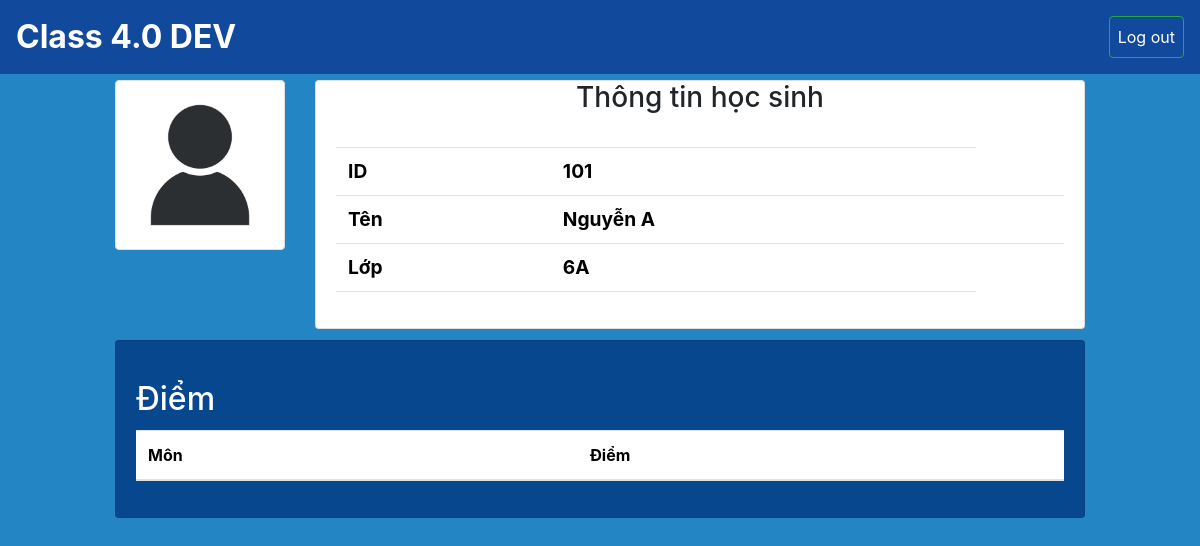
The app's page /studentportal/101/, older data.
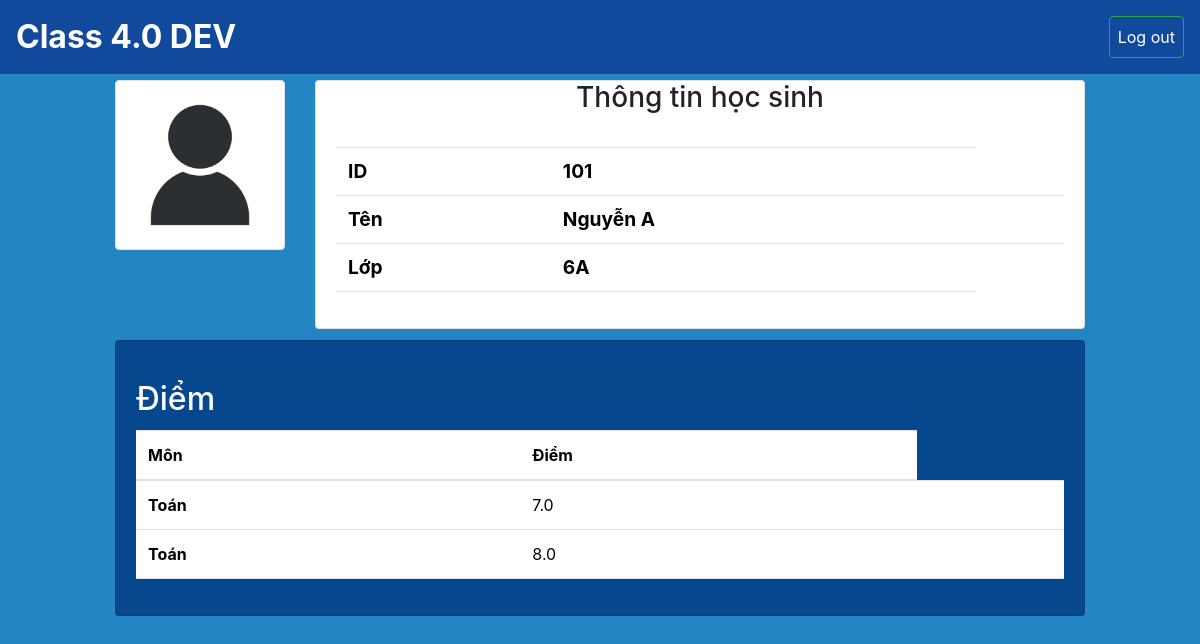
The same page, newer data.
### SM/models.py (models this page shows, shortened)
class Student(models.Model):
    id = models.IntegerField(primary_key=True)
    name = models.CharField(max_length=100,blank=False, null=False)
    classroom = models.ForeignKey(Classroom, on_delete=models.CASCADE, related_name='student') # cho phép classroom truy vấn được các student của mình

class Classroom(models.Model):
    name = models.CharField(primary_key=True,max_length=10)
    manager = models.ForeignKey('app_User.Teacher', on_delete=models.CASCADE,related_name='classroom') # 1 lớp chỉ có 1 giáo viên và ngược lại

class Mark(models.Model):
    student = models.ForeignKey(Student, on_delete=models.CASCADE,related_name='marks')
    subject= models.ForeignKey(Subject, on_delete=models.CASCADE)
    scores = models.FloatField(models.FloatField(), blank=True, null=True)

class Subject (models.Model):
    id = models.CharField(primary_key=True, max_length = 10)
    name = models.CharField(max_length = 100,blank=False, null=False) # cần đảm bảo bắt buôc phải có

### StudentPortal/views.py (the view)
# urls.py: path('<int:student>/', views.student_lookup, name= 'Lookup'),
def student_lookup(request, student):
    student = get_object_or_404(Student, id=student)
    marks = student.marks.all()
    context = {
        'student': student, 'marks': marks
    }
    return render(request, 'lookup.html',context)

### StudentPortal/templates/lookup.html (shortened to what this page needs)
{% extends "base.html" %}
{% load static %}
{% block content %}
<div class="row">
    <div class="col-1"></div>
    <div class="col-2">
        <img src="{% static "illustration-of-human-icon-user-symbol-icon-modern-design-on-blank-background-free-vector.jpg" %}" class="img-thumbnail" alt="...">
    </div>
    <div class="col-8">
        <div class="card">
            <h3 class="card-title text-center">Thông tin học sinh</h3>
            <div class="card-body">
                <table class="table">
                    <tbody>
                    <tr>
                        <th class="display-6 font-weight-bold" style="font-size: 1.2em" scope="row">ID</th>
                        <td class="display-6 font-weight-bold" style="font-size: 1.2em">{{ student.id }}</td>
                    </tr>
                    <tr>
                        <th class="display-6 font-weight-bold" style="font-size: 1.2em" scope="row">Tên</th>
                        <td class="display-6 font-weight-bold" style="font-size: 1.2em">{{ student.name }}<td>
                    </tr>
                    <tr>
                        <th class="display-6 font-weight-bold" style="font-size: 1.2em" scope="row">Lớp</th>
                        <td class="display-6 font-weight-bold" style="font-size: 1.2em">{{ student.classroom.name }}</td>
                    </tr>
                    </tbody>
                </table>
            </div>
        </div>
    </div>
    <div class="col-1"></div>
</div>
<div class="row" style="margin-top: 1%">
    <div class="col-1"></div>
    <div class="col-10">
        <div class="card" style="background-color: #07478D">
            <div class="card-body">
                <h2 class="card-title text-white" style="margin-top: 2%;">Điểm</h2>
                <table class="table">
                    <thead>
                    <tr>
                        <th scope="col">Môn</th>
                        <th scope="col">Điểm</th>
                    </tr>
                    </thead>
                    <tbody>
                        {% if marks %}
                        {% for mark in marks %}
                        <tr>
                            <th scope="row">{{ mark.subject.name }}</th>
                            <td>{{ mark.scores }}<td>
                        </tr>
                        {% endfor %}
                        {% endif %}
                    </tbody>
                </table>
            </div>
        </div>
    </div>
    <div class="col-1"></div>
</div>
{% endblock content %}

### templates/base.html (shortened to what this page needs)
{% load static %}
<!DOCTYPE html>
<html>
    <head>
        <link href="https://cdn.jsdelivr.net/npm/bootstrap@5.3.2/dist/css/bootstrap.min.css" rel="stylesheet">
        <link rel="stylesheet" href="https://cdn.jsdelivr.net/npm/bootstrap@4.3.1/dist/css/bootstrap.min.css">
    </head>
    <body style="background-color: #2385C4;">
        <nav class="navbar navbar-expand-lg navbar-dark fixed-top" style="background-color: #11499C">
              <div class="collapse navbar-collapse row" id="navbarTogglerDemo02">
                <div class="col-2">
                  <a class="navbar-brand font-weight-bold text-white" style="font-size: 2em" aria-current="page" style="font-size: 2em" href="/home"  title="Go Home" >Class 4.0 DEV</a>
                </div>
                <div class="col-2">
                    <ul class="navbar-nav ml-auto">
                      <li class="nav-item ml-auto">
                        <a class="nav-link text-white btn btn-outline-success" href="{% url 'logout' %}">Log out</a>
                      </li>
                    </ul>
                </div>
              </div>
        </nav>
      <div class="container-fluid" style="margin-top: 80px;margin-bottom: 80px">
        {% block content %} {% endblock content %}
      </div>
    </body>
</html>

### templates/base.html (style rules this page uses)
body { margin: 0; padding: 0; height: 100vh; width: 100vw; overflow-x: hidden; }

Row changes from the older to the newer data that the page shows:
added Mark: subject.name "Toán", scores "7.0"
added Mark: subject.name "Toán", scores "8.0"
